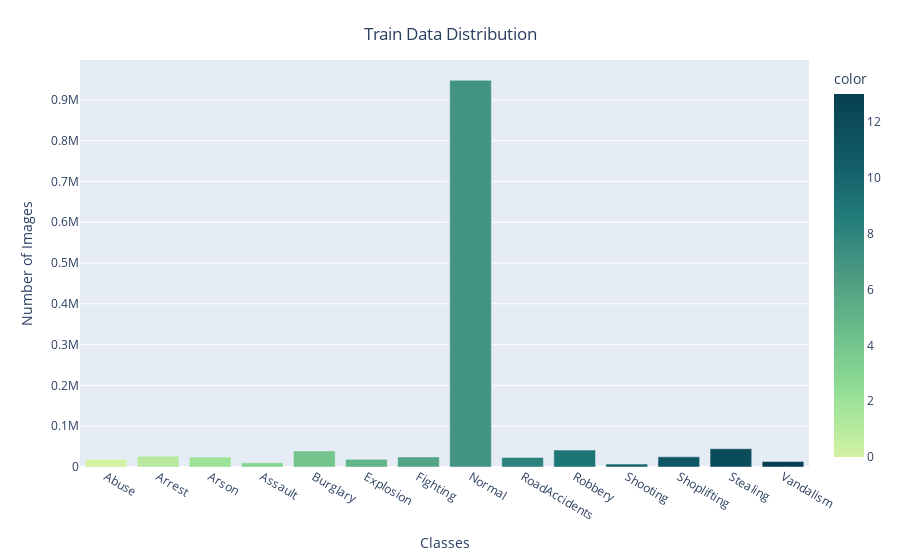

The cell this chart's notebook holds for it:
### Markdown cell above
### Train data Distribution

### Code cell
fig = px.bar(x = CLASS_LABELS,
             y = [list(train_generator.classes).count(i) for i in np.unique(train_generator.classes)] , 
             color = np.unique(train_generator.classes) ,
             color_continuous_scale="Emrld") 
fig.update_xaxes(title="Classes")
fig.update_yaxes(title = "Number of Images")
fig.update_layout(showlegend = True,
    title = {
        'text': 'Train Data Distribution ',
        'y':0.95,
        'x':0.5,
        'xanchor': 'center',
        'yanchor': 'top'})
fig.show()

### Figure 1 — Plotly figure (JSON) as saved in the notebook; plotly's stock layout.template omitted (floating-point values rounded to 4 significant figures)
{"data": [{"alignmentgroup": "True", "hovertemplate": "x=%{x}<br>y=%{y}<br>color=%{marker.color}<extra></extra>", "legendgroup": "", "marker": {"color": [0, 1, 2, 3, 4, 5, 6, 7, 8, 9, 10, 11, 12, 13], "coloraxis": "coloraxis", "pattern": {"shape": ""}}, "name": "", "offsetgroup": "", "orientation": "v", "showlegend": false, "textposition": "auto", "type": "bar", "x": ["Abuse", "Arrest", "Arson", "Assault", "Burglary", "Explosion", "Fighting", "Normal", "RoadAccidents", "Robbery", "Shooting", "Shoplifting", "Stealing", "Vandalism"], "xaxis": "x", "y": [19076, 26397, 24421, 10360, 39504, 18753, 24684, 947768, 23486, 41493, 7140, 24835, 44802, 13626], "yaxis": "y"}], "layout": {"barmode": "relative", "coloraxis": {"colorbar": {"title": {"text": "color"}}, "colorscale": [[0, "rgb(211, 242, 163)"], [0.1667, "rgb(151, 225, 150)"], [0.3333, "rgb(108, 192, 139)"], [0.5, "rgb(76, 155, 130)"], [0.6667, "rgb(33, 122, 121)"], [0.8333, "rgb(16, 89, 101)"], [1, "rgb(7, 64, 80)"]]}, "legend": {"tracegroupgap": 0}, "margin": {"t": 60}, "showlegend": true, "title": {"text": "Train Data Distribution ", "x": 0.5, "xanchor": "center", "y": 0.95, "yanchor": "top"}, "xaxis": {"anchor": "y", "domain": [0, 1], "title": {"text": "Classes"}}, "yaxis": {"anchor": "x", "domain": [0, 1], "title": {"text": "Number of Images"}}}}
